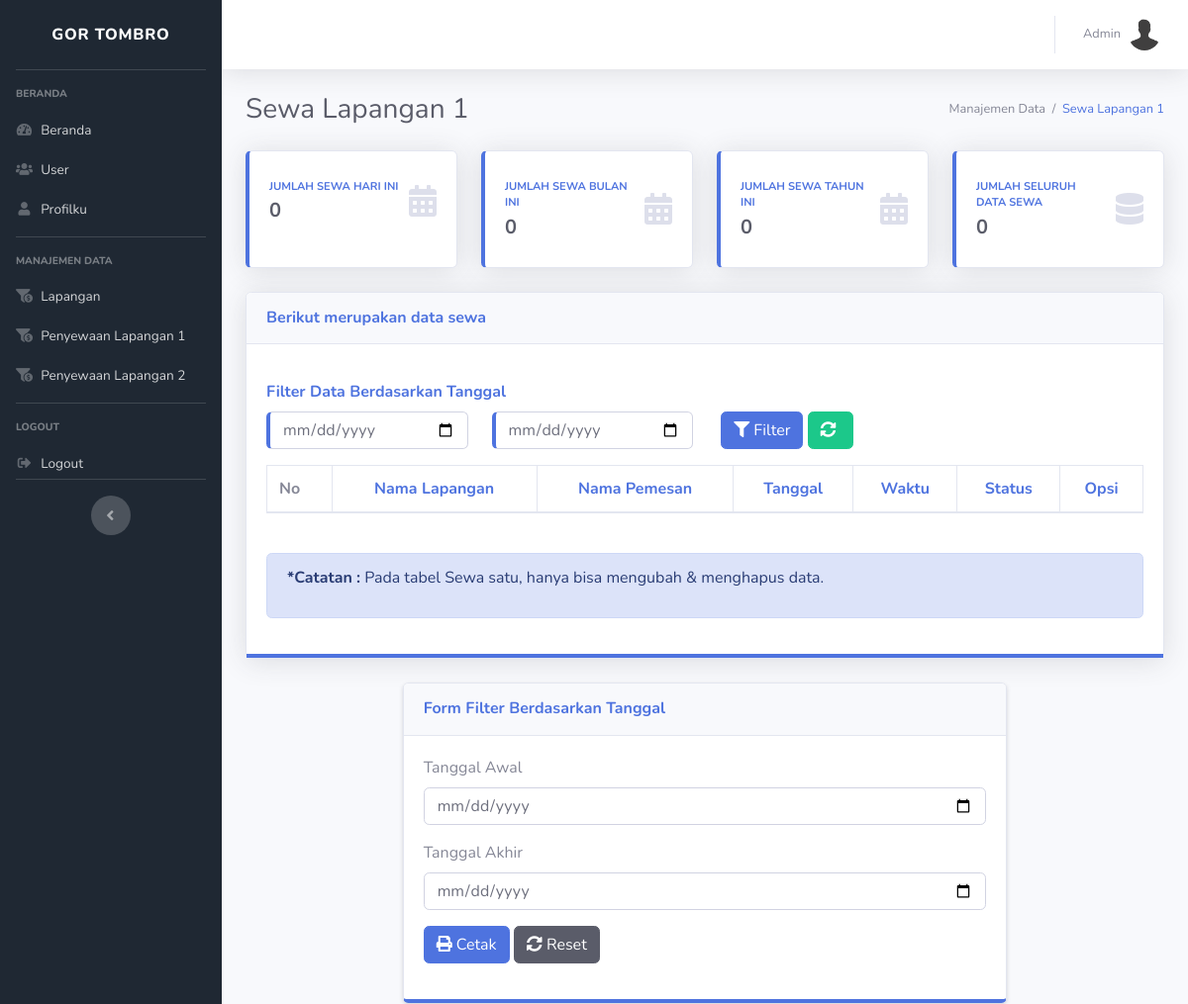
Before: /index.php/admin/sewa/sewa1 (upper part) with the older database file.
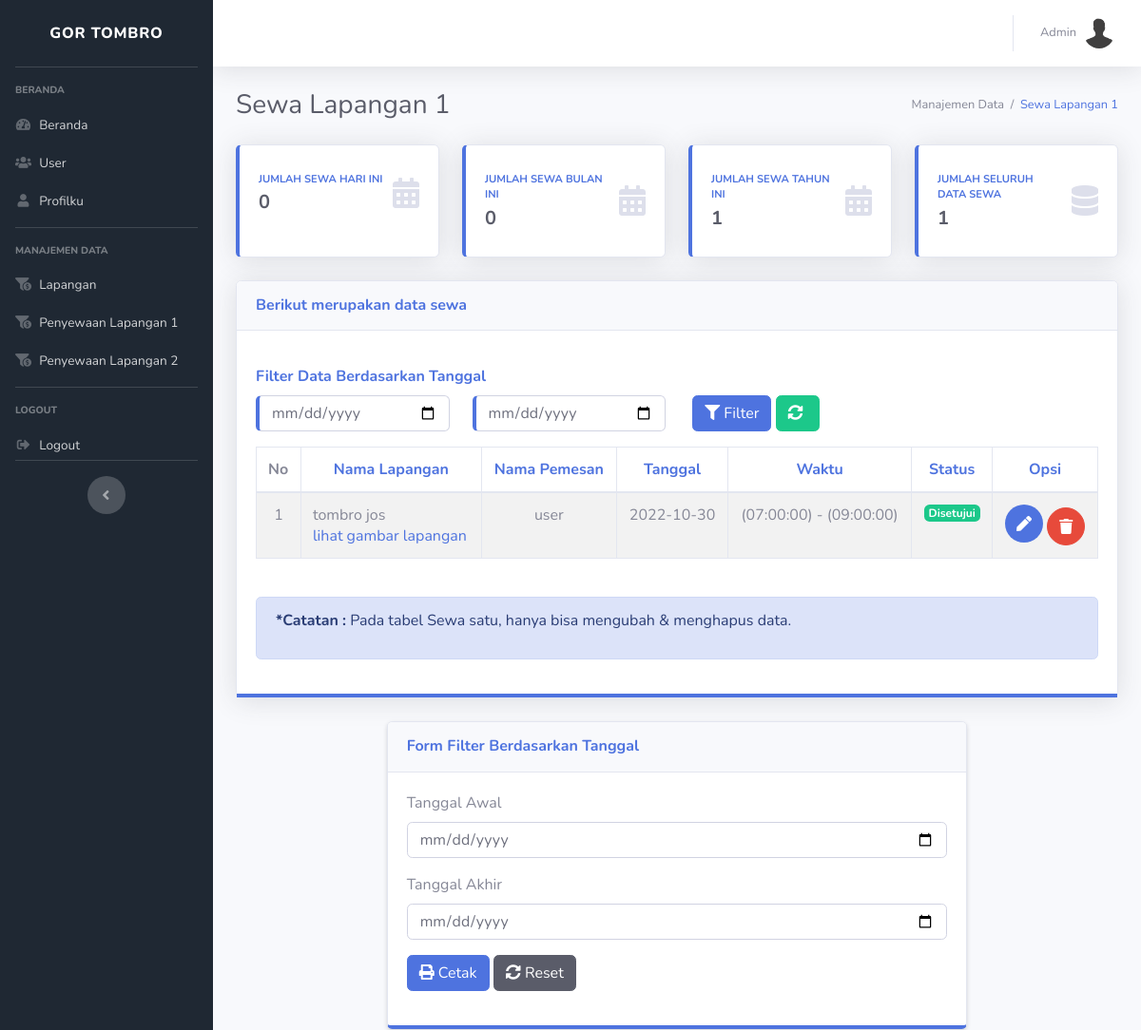
After: the same page with the newer database file.
### tables this page shows
CREATE TABLE `data_sewa` (
  `id_sewa` int(11) NOT NULL,
  `id_user` int(11) NOT NULL,
  `nama` varchar(100) NOT NULL,
  `id_lapangan` int(11) NOT NULL,
  `tanggal` varchar(20) NOT NULL,
  `jam_mulai` time DEFAULT NULL,
  `durasi` int(11) NOT NULL,
  `jam_selesai` time DEFAULT NULL,
  `status` enum('disetujui','belum_disetujui') NOT NULL
);

CREATE TABLE `lapangan` (
  `id_lapangan` int(11) NOT NULL,
  `nama_lapangan` varchar(100) NOT NULL,
  `gambar_lapangan` varchar(100) NOT NULL,
  `deskripsi_lapangan` text NOT NULL,
  `status_lapangan` enum('tersedia','tidak_tersedia') NOT NULL,
  `date` datetime NOT NULL
);

### application/controllers/admin/Sewa.php (called while the page is built, shortened)
<?php
class Sewa extends CI_Controller
{
    function __construct()
    {
        $this->load->model('lapangan_model');
        $this->load->model('sewa_model');
        $this->load->model('filter_model');
        $this->load->library('pdf');
    }
    public function sewa1()
    {
        $data_sewa_hari = $this->sewa_model->countHari();
        $data_sewa_bulan = $this->sewa_model->countBulan();
        $tahun = $this->sewa_model->gettahun();
        $data_sewa_tahun = $this->sewa_model->countTahun();
        $lapangan = $this->lapangan_model->getData();
        $sewa = $this->sewa_model->getDataSewa1()->result_array();
        $data = array(
            'title'         => "Data Lapangan | Gor-Tombro",
            'sewa' => $sewa,
            'data_sewa_hari' => $data_sewa_hari,
            'data_sewa_bulan' => $data_sewa_bulan,
            'data_sewa_tahun' => $data_sewa_tahun,
            'tahun' => $tahun,
            'lapangan' => $lapangan,
        );
        $this->load->view('templates/header', $data);
        $this->load->view('templates/sidebar', $data);
        $this->load->view('templates/topbar', $data);
        $this->load->view('admin/lapangan/sewa1', $data);
        $this->load->view('templates/footer', $data);
    }
}

### index.php (called while the page is built, shortened)
<?php
require_once BASEPATH.'core/CodeIgniter.php';

### application/models/sewa_model.php (called while the page is built, shortened)
<?php
class sewa_model extends CI_Model
{
    function getDataSewa1()
    {
        $this->db->select('*');
        $this->db->from('data_sewa');
        $this->db->join('lapangan', 'lapangan.id_lapangan = data_sewa.id_lapangan', 'left');
        $this->db->where('lapangan.id_lapangan', 1);
        $query = $this->db->get();
        return $query;
    }
    public function countHari()
    {
        $query = $this->db->query("SELECT COUNT(*) FROM data_sewa where  DAY(tanggal) = DAY(NOW())    AND status = 'disetujui' AND id_lapangan = 1
         ");
        return $query->row();
    }
    public function countBulan()
    {
        $query = $this->db->query("SELECT COUNT(*) FROM data_sewa where
                MONTH(tanggal) = MONTH(NOW())   AND status = 'disetujui' AND id_lapangan = '1'");
        return $query->row();
    }
    public function countTahun()
    {
        $query = $this->db->query("SELECT COUNT(*) FROM data_sewa where
                YEAR(tanggal) = YEAR(NOW())   AND status = 'disetujui' AND id_lapangan = '1'");
        return $query->row();
    }
}

### application/views/admin/lapangan/sewa1.php (the view, shortened to what the changed rows need)
<div class="container-fluid">
    <div class="d-sm-flex align-items-center justify-content-between mb-4">
        <h1 class="h3 mb-0 text-gray-800">Sewa Lapangan 1</h1>
    </div>
    <div class="row">
        <div class="col-xl-3 col-md-6 mb-4">
            <div class="card border-left-primary shadow h-100 py-2">
                <div class="card-body">
                    <div class="row no-gutters align-items-center">
                        <div class="col mr-2">
                            <div class="text-xs font-weight-bold text-primary text-uppercase mb-1">
                                Jumlah Sewa Hari Ini</div>
                            <div class="h5 mb-0 font-weight-bold text-gray-800">
                                <?php foreach ($data_sewa_hari as $dt) : ?>
                                    <?= $dt ?>
                                <?php endforeach ?>
                            </div>
                        </div>
                    </div>
                </div>
            </div>
        </div>
        <div class="col-xl-3 col-md-6 mb-4">
            <div class="card border-left-primary shadow h-100 py-2">
                <div class="card-body">
                    <div class="row no-gutters align-items-center">
                        <div class="col mr-2">
                            <div class="text-xs font-weight-bold text-primary text-uppercase mb-1">
                                Jumlah Sewa Bulan Ini</div>
                            <div class="h5 mb-0 font-weight-bold text-gray-800">
                                <?php foreach ($data_sewa_bulan as $dt) : ?>
                                    <?= $dt ?>
                                <?php endforeach ?>
                            </div>
                        </div>
                    </div>
                </div>
            </div>
        </div>
        <div class="col-xl-3 col-md-6 mb-4">
            <div class="card border-left-primary shadow h-100 py-2">
                <div class="card-body">
                    <div class="row no-gutters align-items-center">
                        <div class="col mr-2">
                            <div class="text-xs font-weight-bold text-primary text-uppercase mb-1">
                                Jumlah Sewa Tahun Ini</div>
                            <div class="h5 mb-0 font-weight-bold text-gray-800">
                                <?php foreach ($data_sewa_tahun as $dt) : ?>
                                    <?= $dt ?>
                                <?php endforeach ?>
                            </div>
                        </div>
                    </div>
                </div>
            </div>
        </div>
        <div class="col-xl-3 col-md-6 mb-4">
            <div class="card border-left-primary shadow h-100 py-2">
                <div class="card-body">
                    <div class="row no-gutters align-items-center">
                        <div class="col mr-2">
                            <div class="text-xs font-weight-bold text-primary text-uppercase mb-1">
                                Jumlah Seluruh Data Sewa</div>
                            <div class="h5 mb-0 font-weight-bold text-gray-800">
                                <?php echo $this->db->get_where('data_sewa', array('status' => 'disetujui', 'id_lapangan' => 1))->num_rows() ?>
                            </div>
                        </div>
                    </div>
                </div>
            </div>
        </div>
    </div>
    <div class="card shadow mb-4">
        <div class="card-body border-bottom-primary">
            <p>
            <div class="table-responsive">
                <table class="table table-bordered table-striped " id="dataTable" width="100%" cellspacing="0">
                    <thead>
                        <tr>
                            <th>No</th>
                            <th class="text-primary" style=" text-align: center;">Nama Lapangan</th>
                            <th class="text-primary" style=" text-align: center;">Nama Pemesan</th>
                            <th class="text-primary" style=" text-align: center;">Tanggal</th>
                            <th class="text-primary" style=" text-align: center;">Waktu</th>
                            <th class="text-primary" style=" text-align: center;">Status</th>
                            <th class="text-primary" style=" text-align: center;">Opsi</th>
                        </tr>
                    </thead>
                    <tbody>
                        <?php $no = 1;
                        foreach ($sewa as $row) : ?>
                            <tr>
                                <td style=" text-align: center;"><?= $no++ ?></td>
                                <td><?php echo $row['nama_lapangan'] ?>
                                    <br>
                                    <?php
                                    if ($row['gambar_lapangan']) {
                                        $link = base_url('assets/images/lapangan/' . $row['gambar_lapangan']);
                                        echo '<a class="btn-link text-sm text-main" href="' . $link . '" target="_blank">lihat gambar lapangan</a>';
                                    } else {
                                        echo '<small class="text-muted">tidak memiliki gambar</small>';
                                    }
                                    ?>
                                </td>
                                <td style=" text-align: center;"><?php echo $row['nama'] ?>
                                <td style=" text-align: center;"><?php echo $row['tanggal'] ?></td>
                                <td style=" text-align: center;"><?php echo "(" . $row['jam_mulai'] . ") - (" . $row['jam_selesai'] . ")" ?></td>
                                <?php if ($row['status'] == "disetujui") : ?>
                                    <td class="project-state" style=" text-align: center;">
                                        <span class="badge badge-success">Disetujui</span>
                                    </td>
                                <?php else : ?>
                                    <td class="project-state" style=" text-align: center;">
                                        <span class="badge badge-danger">Panding</span>
                                    </td>
                                <?php endif ?>
                                <td style=" text-align: center;">
                                    <a class=' btn-circle btn-primary' data-target="#ubah-sewa-<?php echo $row['id_sewa'] ?>" data-toggle="modal">
                                        <i class="fas fa-PEN" aria-hidden="true" style="color: white;"></i>
                                    </a>
                                    <a href="#modalDelete" data-toggle="modal" onclick="$('#modalDelete #formDelete').attr('action', '<?= site_url('admin/sewa/hapus_process1/' . $row['id_sewa']) ?>')" class='btn btn-circle btn-danger'>
                                        <i class="fas fa-trash" aria-hidden="true" style="color: white;"></i>
                                    </a>
                                </td>
                            </tr>
                        <?php endforeach ?>
                    </tbody>
                </table>
                <br>
            </div>
        </div>
    </div>
    <br>
    <br><br>
</div>

Changed rows visible on the page:
added data_sewa: id_lapangan.nama_lapangan "tombro jos", nama "user", tanggal "2022-10-30", jam_mulai "07:00:00", jam_selesai "09:00:00", status "Disetujui"
Other visible differences:
new list line: "1"
text no longer shown: "0"
text now shown: "1"
list line gone: "0"
